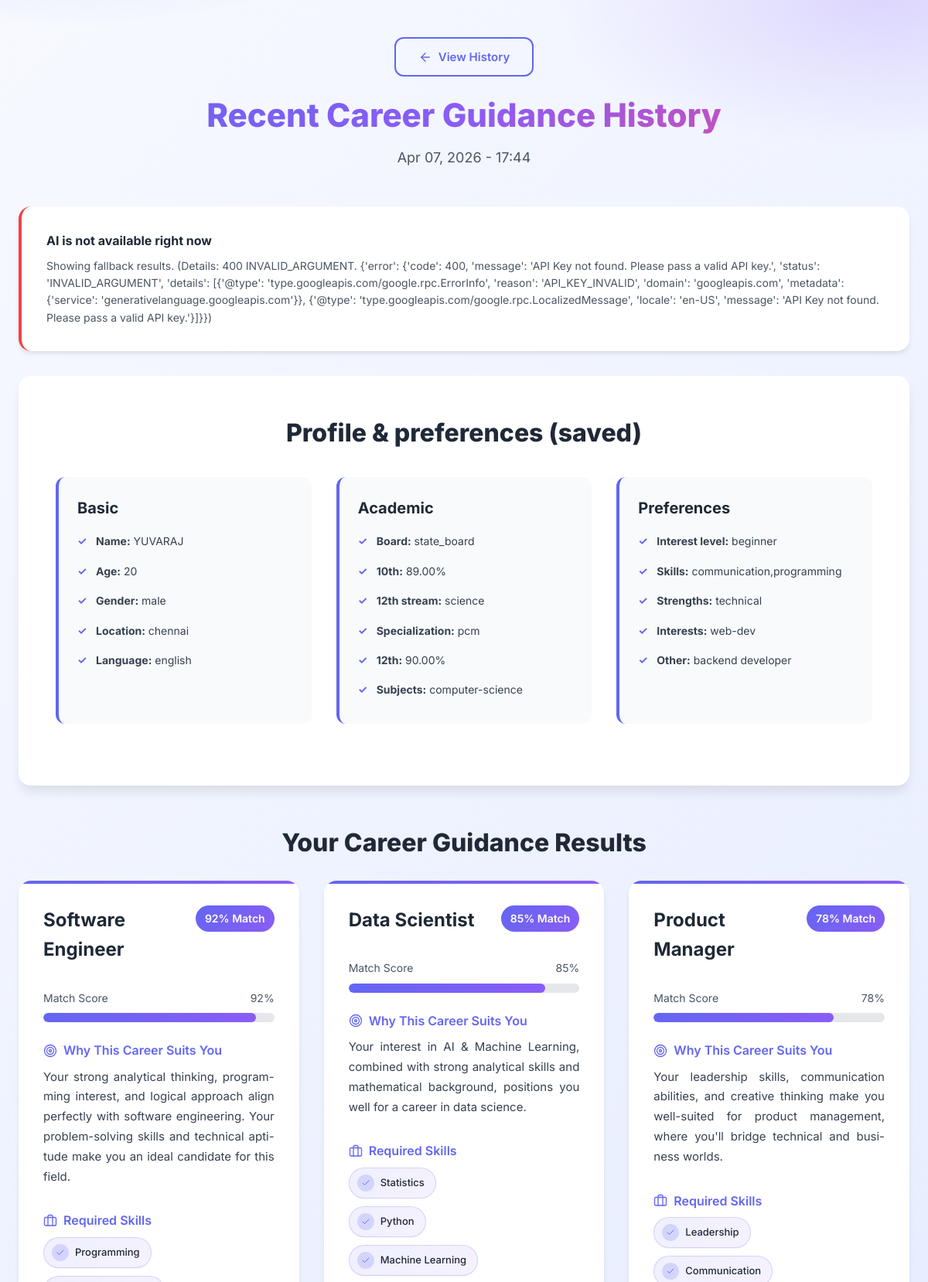
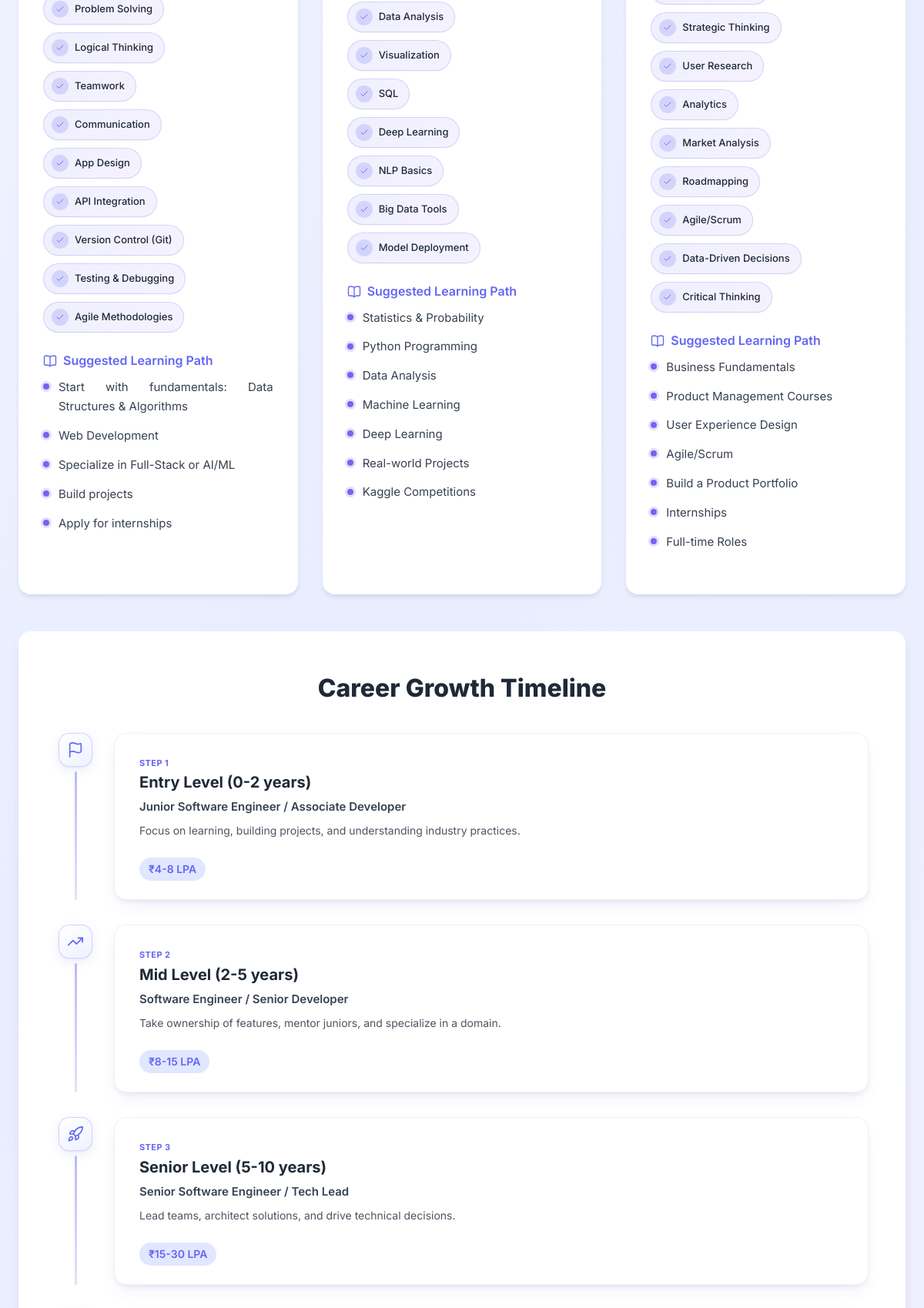
The app's page /career-history/28/ (signed in, upper part) with its own data (2 pictures, top to bottom).
### advisor/models.py (models this page shows, shortened)
class CareerGuidanceHistory(models.Model):
    user = models.ForeignKey(
        settings.AUTH_USER_MODEL,
        null=True,
        blank=True,
        on_delete=models.SET_NULL,
        related_name="career_guidance_history",
    )
    session_key = models.CharField(max_length=40, blank=True)
    ui_lang = models.CharField(max_length=5, default="en")
    profile = models.JSONField(default=dict, blank=True)
    career_recommendations = models.JSONField(default=list, blank=True)
    education_path = models.JSONField(default=dict, blank=True)
    growth_timeline = models.JSONField(default=list, blank=True)
    ai_error = models.TextField(blank=True)
    full_snapshot = models.JSONField(default=dict, blank=True)
    created_at = models.DateTimeField(auto_now_add=True)
    class Meta:
        ordering = ["-created_at"]

### advisor/views.py (the view)
# urls.py: path("career-history/<int:pk>/", views.career_history_detail_view, name="career_history_detail"),
def career_history_detail_view(request, pk: int):
    item = CareerGuidanceHistory.objects.filter(pk=pk).first()
    if not item or not _history_record_allowed(request, item):
        messages.error(request, "You cannot view this history entry.")
        return redirect("career_history")
    snap = item.full_snapshot or {}
    profile = snap.get("profile") if isinstance(snap.get("profile"), dict) else (item.profile or {})
    career_recommendations = snap.get("career_recommendations") or item.career_recommendations or []
    education_path = snap.get("education_path") if isinstance(snap.get("education_path"), dict) else (item.education_path or {})
    growth_timeline = snap.get("growth_timeline") or item.growth_timeline or []
    ai_error = snap.get("ai_error") if snap.get("ai_error") is not None else (item.ai_error or None)
    ui_lang = normalize_lang(item.ui_lang or get_lang_from_request(request))
    ui = get_ui_strings(ui_lang)
    return render(
        request,
        "advisor/career_history_detail.html",
        {
            "item": item,
            "profile": profile,
            "career_recommendations": career_recommendations,
            "education_path": education_path,
            "growth_timeline": growth_timeline,
            "ai_error": ai_error,
            "ui": ui,
            "ui_lang": ui_lang,
        },
    )

### templates/advisor/career_history_detail.html (shortened to what this page needs)
{% extends 'base.html' %}
{% load static %}
{% load career_extras %}
{% block extra_css %}
<link rel="stylesheet" href="{% static 'css/career.css' %}">
{% endblock %}
{% block content %}
<div class="results-page">
    <div class="results-header">
        <p style="margin-bottom: var(--spacing-sm);">
            <a href="{% url 'career_history' %}" class="btn btn-ghost btn-action" style="display:inline-flex;">
                <i data-lucide="arrow-left" class="icon"></i>
                <span>{{ ui.view_history|default:"Back to history" }}</span>
            </a>
        </p>
        <h1>{{ ui.history_title|default:"Saved guidance" }}</h1>
        <p>{{ item.created_at|date:"M d, Y - H:i" }}</p>
    </div>
    {% if ai_error %}
    <div class="results-container" style="margin-bottom: var(--spacing-lg);">
        <div class="card" style="border-left: 4px solid #ef4444;">
            <div style="font-weight: 700; margin-bottom: var(--spacing-xs);">{{ ui.ai_unavailable_title }}</div>
            <div style="color: var(--gray-600); font-size: 14px;">
                {{ ui.ai_unavailable_subtitle }} (Details: {{ ai_error }})
            </div>
        </div>
    </div>
    {% endif %}
    <div class="results-container" style="margin-bottom: var(--spacing-xl);">
        <div class="education-section">
            <h2 class="section-heading">Profile &amp; preferences (saved)</h2>
            <div class="education-grid">
                <div class="education-card">
                    <h3>Basic</h3>
                    <ul class="course-list">
                        {% if profile.full_name %}<li><strong>Name:</strong> {{ profile.full_name }}</li>{% endif %}
                        {% if profile.age %}<li><strong>Age:</strong> {{ profile.age }}</li>{% endif %}
                        {% if profile.gender %}<li><strong>Gender:</strong> {{ profile.gender }}</li>{% endif %}
                        {% if profile.location %}<li><strong>Location:</strong> {{ profile.location }}</li>{% endif %}
                        {% if profile.language %}<li><strong>Language:</strong> {{ profile.language }}</li>{% endif %}
                    </ul>
                </div>
                <div class="education-card">
                    <h3>Academic</h3>
                    <ul class="course-list">
                        {% if profile.school_board %}<li><strong>Board:</strong> {{ profile.school_board }}</li>{% endif %}
                        {% if profile.tenth_percentage %}<li><strong>10th:</strong> {{ profile.tenth_percentage }}%</li>{% endif %}
                        {% if profile.twelfth_stream %}<li><strong>12th stream:</strong> {{ profile.twelfth_stream }}</li>{% endif %}
                        {% if profile.twelfth_specialization %}<li><strong>Specialization:</strong> {{ profile.twelfth_specialization }}</li>{% endif %}
                        {% if profile.twelfth_percentage %}<li><strong>12th:</strong> {{ profile.twelfth_percentage }}%</li>{% endif %}
                        {% if profile.subjects %}<li><strong>Subjects:</strong> {{ profile.subjects }}</li>{% endif %}
                    </ul>
                </div>
                <div class="education-card">
                    <h3>Preferences</h3>
                    <ul class="course-list">
                        {% if profile.interest_level %}<li><strong>Interest level:</strong> {{ profile.interest_level }}</li>{% endif %}
                        {% if profile.skills %}<li><strong>Skills:</strong> {{ profile.skills }}</li>{% endif %}
                        {% if profile.strengths %}<li><strong>Strengths:</strong> {{ profile.strengths }}</li>{% endif %}
                        {% if profile.interests %}<li><strong>Interests:</strong> {{ profile.interests }}</li>{% endif %}
                        {% if profile.other_interest %}<li><strong>Other:</strong> {{ profile.other_interest }}</li>{% endif %}
                    </ul>
                </div>
            </div>
        </div>
    </div>
    <div class="results-container">
        <h2 class="section-heading" style="margin-bottom: var(--spacing-md);">{{ ui.results_title }}</h2>
        <div class="career-cards">
            {% for career in career_recommendations %}
            <div class="career-card">
                <div class="career-header">
                    <div>
                        <h3 class="career-title">{{ career.title }}</h3>
                    </div>
                    {% if career.match_percentage %}
                    <span class="match-badge">{{ career.match_percentage }}% Match</span>
                    {% endif %}
                </div>
                {% if career.match_percentage %}
                <div class="match-percentage">
                    <div class="match-label">
                        <span>{{ ui.match_score }}</span>
                        <span>{{ career.match_percentage }}%</span>
                    </div>
                    <div class="match-bar">
                        <div class="match-fill" data-width="{{ career.match_percentage }}"></div>
                    </div>
                </div>
                {% endif %}
                <div class="career-details">
                    {% if career.why_suits %}
                    <div class="detail-section detail-section--why">
                        <div class="detail-title">
                            <i data-lucide="target" class="icon"></i>
                            <span>{{ ui.why_suits }}</span>
                        </div>
                        <div class="detail-content detail-content--prose">{{ career.why_suits }}</div>
                    </div>
                    {% endif %}
                    {% if career.required_skills %}
                    <div class="detail-section detail-section--skills">
                        <div class="detail-title">
                            <i data-lucide="briefcase" class="icon"></i>
                            <span>{{ ui.required_skills }}</span>
                        </div>
                        <ul class="skills-grid" role="list">
                            {% for skill in career.required_skills|required_skills_list %}
                            <li class="skill-chip">
                                <span class="skill-chip__icon" aria-hidden="true"><i data-lucide="check" class="icon"></i></span>
                                <span class="skill-chip__text">{{ skill }}</span>
                            </li>
                            {% endfor %}
                        </ul>
                    </div>
                    {% endif %}
                    {% if career.learning_path %}
                    <div class="detail-section detail-section--path">
                        <div class="detail-title">
                            <i data-lucide="book-open" class="icon"></i>
                            <span>{{ ui.suggested_learning_path }}</span>
                        </div>
                        <ul class="learning-path-list" role="list">
                            {% for step in career.learning_path|learning_path_steps %}
                            <li class="learning-path-list__item">
                                <span class="learning-path-list__bullet" aria-hidden="true"></span>
                                <span class="learning-path-list__text">{{ step }}</span>
                            </li>
                            {% endfor %}
                        </ul>
                    </div>
                    {% endif %}
                </div>
            </div>
            {% empty %}
            <p style="color: var(--gray-600);">No career recommendations stored for this entry.</p>
            {% endfor %}
        </div>
        <div class="growth-section">
            <h2 class="section-heading">{{ ui.growth_timeline }}</h2>
            <div class="timeline-modern" role="list">
                {% for row in growth_timeline %}
                <div class="timeline-modern__row" role="listitem">
                    <div class="timeline-modern__track" aria-hidden="true">
                        <div class="timeline-modern__marker">
                            <i data-lucide="{% cycle 'flag' 'trending-up' 'rocket' 'award' %}" class="icon timeline-modern__glyph"></i>
                        </div>
                        {% if not forloop.last %}
                        <div class="timeline-modern__spine"></div>
                        {% endif %}
                    </div>
                    <article class="timeline-modern__card">
                        <header class="timeline-modern__card-head">
                            <span class="timeline-modern__step-label">Step {{ forloop.counter }}</span>
                            <h4 class="timeline-modern__title">{{ row.level }}</h4>
                        </header>
                        <p class="timeline-modern__role">{{ row.role }}</p>
                        <p class="timeline-modern__desc">{{ row.description }}</p>
                        {% if row.salary %}
                        <span class="salary-range salary-range--timeline">{{ row.salary }}</span>
                        {% endif %}
                    </article>
                </div>
                {% empty %}
                <p style="color: var(--gray-600);">No timeline stored.</p>
                {% endfor %}
            </div>
        </div>
    </div>
</div>
{% endblock %}

### records on screen
CareerGuidanceHistory: created_at "Apr 07, 2026 - 17:44", ai_error "400 INVALID_ARGUMENT. {'error': {'code': 400, 'message': 'API Key not found. Please pass a valid API key.', 'status': 'INVALID_ARGUMENT', 'details': [{'@type': 'type.googleapis.com/google.rpc.ErrorInfo', 'reason': 'API_KEY_INVALID', 'domain': 'googleapis.com', 'metadata': {'service': 'generativelanguage.googleapis.com'}}, {'@type': 'type.googleapis.com/google.rpc.LocalizedMessage', 'locale': 'en-US', 'message': 'API Key not found. Please pass a valid API key.'}]}}"

### other values on screen
{{ ui.view_history|default:"Back to history" }} "View History"
{{ ui.history_title|default:"Saved guidance" }} "Recent Career Guidance History"
{{ ui.ai_unavailable_title }} "AI is not available right now"
{{ ui.ai_unavailable_subtitle }} "Showing fallback results."
{{ profile.full_name }} "YUVARAJ"
{{ profile.age }} "20"
{{ profile.gender }} "male"
{{ profile.location }} "chennai"
{{ profile.language }} "english"
{{ profile.school_board }} "state_board"
{{ profile.tenth_percentage }} "89.00"
{{ profile.twelfth_stream }} "science"
{{ profile.twelfth_specialization }} "pcm"
{{ profile.twelfth_percentage }} "90.00"
{{ profile.subjects }} "computer-science"
